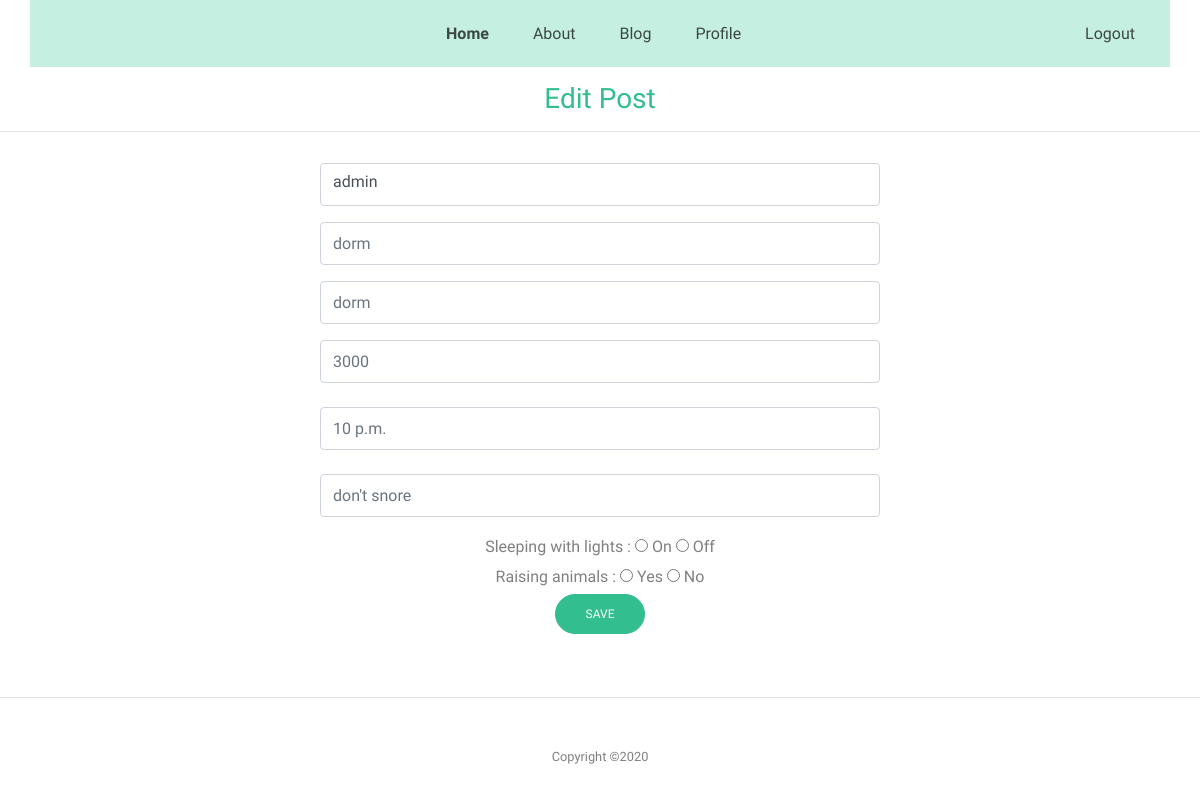
The app's page /editPost/1 with its own data.
### matefinder/models.py (models this page shows, shortened)
class DormInformation(models.Model):
    username = models.CharField(max_length=255)
    name_dorm = models.CharField(max_length=255)
    details_dorm = models.CharField(max_length=255)
    type_dorm = models.CharField(max_length=255)
    price = models.IntegerField()
    light = models.BooleanField()
    timetosleep = models.CharField(max_length=255)
    pet = models.BooleanField()

### matefinder/views.py (the view)
# urls.py: path('editPost/<int:pk>', views.editPost, name='editPost'),
def editPost(request, pk):
    d = DormInformation.objects.get(id=pk)
    return render(request, 'edit.html', {
        "dorm": d
    })

### templates/edit.html (shortened to what this page needs)
{% block body %}
{% load static %}
<link rel="stylesheet" type="text/css" href="{% static '/css/styleabout.css' %}" />
<html lang="en">
  <head>
    <link rel="stylesheet" href="../static/fonts/icomoon/style.css"  rel="stylesheet"  />
    <link rel="stylesheet" href="../static/css/bootstrap.min.css"  rel="stylesheet" />
    <link rel="stylesheet" href="../static/css/jquery-ui.css"  rel="stylesheet" />
    <link rel="stylesheet" href="../static/css/owl.carousel.min.css"  rel="stylesheet" />
    <link rel="stylesheet" href="../static/css/owl.theme.default.min.css"  rel="stylesheet"  />
    <link rel="stylesheet" href="../static/css/owl.theme.default.min.css"  rel="stylesheet" />
    <link rel="stylesheet" href="../static/css/jquery.fancybox.min.css"  rel="stylesheet" />
    <link rel="stylesheet" href="../static/css/bootstrap-datepicker.css"  rel="stylesheet"  />
    <link rel="stylesheet" href="../static/fonts/flaticon/font/flaticon.css" rel="stylesheet"  />
    <link rel="stylesheet" href="../static/fonts/flaticon-covid/font/flaticon.css"  rel="stylesheet" />
    <link rel="stylesheet" href="../static/css/aos.css" rel="stylesheet"  />
    <link rel="stylesheet" href="../static/css/styleabout.css" rel="stylesheet"  />
  </head>
  <body data-spy="scroll" data-target=".site-navbar-target" data-offset="300">
    <div class="site-wrap">
      <header class="site-navbar light js-sticky-header site-navbar-target" role="banner">
        <div class="container">
          <div class="row align-items-center">
            <div class="col-10 col-md-12 d-none d-xl-block" style="background-color:#c5f0e1;" >
              <nav class="site-navigation position-relative text-right" role="navigation">
                <ul class="site-menu main-menu js-clone-nav mr-auto d-none d-lg-block">
                  <li  class="active"><a href="homepage" class="nav-link">Home</a></li>
                  <li class="has-children">
                  <li><a href="about" class="nav-link">About</a></li>
                  <li><a href="#" class="nav-link">Blog</a></li>
                  <li><a href="profile" class="nav-link">Profile</a></li>
                  <li style="margin-left: 300px;"><a href="{% url 'login' %}" class="nav-link">Logout</a></li>
                </ul>
              </nav>
            </div>
          </div>
        </div>
      </header>
      <br><br><br>
            <div class="section-heading">
                <h3 class="team">Edit Post</h3> <hr>
              </div>
            <form action={% url 'updatePost' dorm.id %} method="POST">
            <article class="card-body mx-auto" style="max-width: 50%;">
                <div class="form-group" style="margin-top: -5px;">
                    <label class="form-control" for="username">{{ dorm.username }}</label>
                  </div>
              <div class="form-group">
                <input type="name_dorm" class="form-control" id="name_dorm" name="name_dorm" placeholder="{{ dorm.name_dorm }}">
              </div>
              <div class="form-group">
                <input type="type_dorm" class="form-control" id="type_dorm" name="type_dorm" placeholder="{{ dorm.type_dorm }}">
              </div>
              <div class="form-group">
                <input type="price" class="form-control" id="price" name="price" placeholder="{{ dorm.price }}">
              </div>
              <div class="form-group">
                <input type="timetosleep" class="form-control" id="timetosleep" name="timetosleep" placeholder="{{ dorm.timetosleep }}">
              </div>
              <div class="form-group">
                <input type="details_dorm" class="form-control" id="details_dorm" name="details_dorm" placeholder="{{ dorm.details_dorm }}">
              </div>
              <center>
            <div class="form-group" style="margin-bottom: -5px;">
              Sleeping with lights :
                <input type="radio" id="lightOn" name="light" value="True">
                <label for="lightOn">On</label>
                <input type="radio" id="lightOff" name="light" value="False">
                <label for="lightOff">Off</label>
            </div>
            <div class="form-group" style="margin-bottom: -5px;">
              Raising animals :
                <input type="radio" id="lightOn" name="pet" value="True">
                <label for="animalYes">Yes</label>
                <input type="radio" id="lightOff" name="pet" value="False">
                <label for="animalNo">No</label>
            </div>
              <button type="submit" class="btn btn-primary">Save</button>
       </article>
      </form>
      <br>
      <div class="row text-center">
        <div class="col-md-12">
          <div class="border-top pt-5">
            <p class="copyright"><small>
              Copyright &copy;<script>document.write(new Date().getFullYear());</script>
            </div>
          </div>
        </div>
    </div>
  </body>
  </html>
</html>
{% endblock %}

### static/css/styleabout.css (style rules this page uses)
html { overflow-x: hidden; }
body { line-height: 1.7; color: gray; font-weight: 400; font-size: 1rem; }
a { -webkit-transition: .3s all ease; -o-transition: .3s all ease; transition: .3s all ease; }
h1, h2, h3, h4, h5, .h1, .h2, .h3, .h4, .h5 { font-family: "Mulish", -apple-system, BlinkMacSystemFont, "Segoe UI", Roboto, "Helvetica Neue", Arial, "Noto Sans", sans-serif, "Apple Color Emoji", "Segoe UI Emoji", "Segoe UI Symbol", "Noto Color Emoji"; }
body:after { -webkit-transition: .3s all ease-in-out; -o-transition: .3s all ease-in-out; transition: .3s all ease-in-out; }
.btn { font-size: 12px; text-transform: uppercase; border-radius: 30px; padding: 10px 30px; }
.btn.btn-primary { background: #32be8f; border-color: #32be8f; color: #fff; }
.form-control { height: 43px; border-radius: 4px; font-family: "Mulish", -apple-system, BlinkMacSystemFont, "Segoe UI", Roboto, "Helvetica Neue", Arial, "Noto Sans", sans-serif, "Apple Color Emoji", "Segoe UI Emoji", "Segoe UI Symbol", "Noto Color Emoji"; }
.site-navbar { margin-bottom: 0px; z-index: 1999; position: absolute; top: 0; width: 100%; }
.site-navbar .site-navigation .site-menu { margin-bottom: 0; }
.site-navbar .site-navigation .site-menu .active { color: #32be8f; display: inline-block; }
.site-navbar .site-navigation .site-menu a { text-decoration: none !important; display: inline-block; }
.site-navbar .site-navigation .site-menu > li { display: inline-block; }
.site-navbar .site-navigation .site-menu > li.active > a { font-weight: 700; }
.site-navbar .site-navigation .site-menu > li > a { padding: 20px 20px; color: #000; display: inline-block; text-decoration: none !important; }
.site-navbar .site-navigation .site-menu .has-children { position: relative; }
.site-mobile-menu .site-nav-wrap { padding: 0; margin: 0; list-style: none; position: relative; }
.site-mobile-menu .site-nav-wrap a { padding: 10px 20px; display: block; position: relative; color: #212529; }
.site-mobile-menu .site-nav-wrap li { position: relative; display: block; }
.site-mobile-menu .site-nav-wrap > li { display: block; position: relative; float: left; width: 100%; }
.site-mobile-menu .site-nav-wrap > li > a { padding-left: 20px; font-size: 20px; }
.sticky-wrapper .site-navbar { -webkit-transition: .3s all ease; -o-transition: .3s all ease; transition: .3s all ease; }
.sticky-wrapper .site-navbar .site-menu > li > a { color: rgba(0, 0, 0, 0.7) !important; }
.section-heading { font-size: 30px; font-weight: 900; color: #32be8f; }
.team { text-align: center; }

### records on screen
DormInformation: username "admin", name_dorm "dorm", type_dorm "dorm", price "3000", timetosleep "10 p.m.", details_dorm "don't snore"
